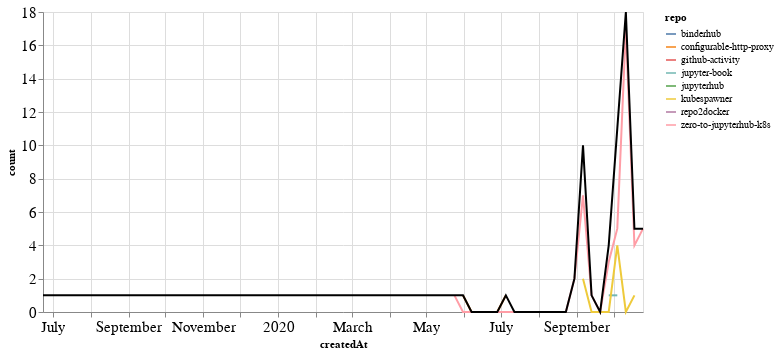

Notebook code cell kept with this figure:
### Markdown cell above
## PRs

### Code cell
prs_time = prs.groupby('repo').resample('W', on='createdAt').count()['author'].reset_index()
prs_time = prs_time.rename(columns={'author': 'count'})
prs_time_total = prs_time.groupby('createdAt').agg({"count": "sum"}).reset_index()

ch1 = alt.Chart(prs_time, width=600).mark_line().encode(
    x='createdAt',
    y='count',
    color='repo',
    tooltip="repo"
)

ch2 = alt.Chart(prs_time_total, width=600).mark_line(color="black").encode(
    x='createdAt',
    y='count',
)

ch1 + ch2

### Figure 1 — Vega-Lite specification as saved in the notebook (floating-point values rounded to 4 significant figures)
{"config": {"axisLeft": {"labelFontSize": 15}, "axisBottom": {"labelFontSize": 15}}, "layer": [{"data": {"name": "data-7aed6857cb5c687191303b19081b152d"}, "mark": "line", "encoding": {"color": {"type": "nominal", "field": "repo"}, "tooltip": {"type": "nominal", "field": "repo"}, "x": {"type": "temporal", "field": "createdAt"}, "y": {"type": "quantitative", "field": "count"}}, "width": 600}, {"data": {"name": "data-1f51646abc254cfa71a1a6f5a8d54ccb"}, "mark": {"type": "line", "color": "black"}, "encoding": {"x": {"type": "temporal", "field": "createdAt"}, "y": {"type": "quantitative", "field": "count"}}, "width": 600}], "$schema": "https://vega.github.io/schema/vega-lite/v4.8.1.json", "datasets": {"data-7aed6857cb5c687191303b19081b152d": [{"repo": "binderhub", "createdAt": "2020-09-06T00:00:00", "count": 1}, {"repo": "configurable-http-proxy", "createdAt": "2020-05-31T00:00:00", "count": 1}, {"repo": "configurable-http-proxy", "createdAt": "2020-06-07T00:00:00", "count": 0}, {"repo": "configurable-http-proxy", "createdAt": "2020-06-14T00:00:00", "count": 0}, {"repo": "configurable-http-proxy", "createdAt": "2020-06-21T00:00:00", "count": 0}, {"repo": "configurable-http-proxy", "createdAt": "2020-06-28T00:00:00", "count": 0}, {"repo": "configurable-http-proxy", "createdAt": "2020-07-05T00:00:00", "count": 1}, {"repo": "github-activity", "createdAt": "2020-10-11T00:00:00", "count": 1}, {"repo": "jupyter-book", "createdAt": "2020-09-27T00:00:00", "count": 1}, {"repo": "jupyter-book", "createdAt": "2020-10-04T00:00:00", "count": 1}, {"repo": "jupyterhub", "createdAt": "2020-10-04T00:00:00", "count": 1}, {"repo": "kubespawner", "createdAt": "2020-09-06T00:00:00", "count": 2}, {"repo": "kubespawner", "createdAt": "2020-09-13T00:00:00", "count": 0}, {"repo": "kubespawner", "createdAt": "2020-09-20T00:00:00", "count": 0}, {"repo": "kubespawner", "createdAt": "2020-09-27T00:00:00", "count": 0}, {"repo": "kubespawner", "createdAt": "2020-10-04T00:00:00", "count": 4}, {"repo": "kubespawner", "createdAt": "2020-10-11T00:00:00", "count": 0}, {"repo": "kubespawner", "createdAt": "2020-10-18T00:00:00", "count": 1}, {"repo": "repo2docker", "createdAt": "2019-06-23T00:00:00", "count": 1}, {"repo": "zero-to-jupyterhub-k8s", "createdAt": "2020-05-24T00:00:00", "count": 1}, {"repo": "zero-to-jupyterhub-k8s", "createdAt": "2020-05-31T00:00:00", "count": 0}, {"repo": "zero-to-jupyterhub-k8s", "createdAt": "2020-06-07T00:00:00", "count": 0}, {"repo": "zero-to-jupyterhub-k8s", "createdAt": "2020-06-14T00:00:00", "count": 0}, {"repo": "zero-to-jupyterhub-k8s", "createdAt": "2020-06-21T00:00:00", "count": 0}, {"repo": "zero-to-jupyterhub-k8s", "createdAt": "2020-06-28T00:00:00", "count": 0}, {"repo": "zero-to-jupyterhub-k8s", "createdAt": "2020-07-05T00:00:00", "count": 0}, {"repo": "zero-to-jupyterhub-k8s", "createdAt": "2020-07-12T00:00:00", "count": 0}, {"repo": "zero-to-jupyterhub-k8s", "createdAt": "2020-07-19T00:00:00", "count": 0}, {"repo": "zero-to-jupyterhub-k8s", "createdAt": "2020-07-26T00:00:00", "count": 0}, {"repo": "zero-to-jupyterhub-k8s", "createdAt": "2020-08-02T00:00:00", "count": 0}, {"repo": "zero-to-jupyterhub-k8s", "createdAt": "2020-08-09T00:00:00", "count": 0}, {"repo": "zero-to-jupyterhub-k8s", "createdAt": "2020-08-16T00:00:00", "count": 0}, {"repo": "zero-to-jupyterhub-k8s", "createdAt": "2020-08-23T00:00:00", "count": 0}, {"repo": "zero-to-jupyterhub-k8s", "createdAt": "2020-08-30T00:00:00", "count": 2}, {"repo": "zero-to-jupyterhub-k8s", "createdAt": "2020-09-06T00:00:00", "count": 7}, {"repo": "zero-to-jupyterhub-k8s", "createdAt": "2020-09-13T00:00:00", "count": 1}, {"repo": "zero-to-jupyterhub-k8s", "createdAt": "2020-09-20T00:00:00", "count": 0}, {"repo": "zero-to-jupyterhub-k8s", "createdAt": "2020-09-27T00:00:00", "count": 3}, {"repo": "zero-to-jupyterhub-k8s", "createdAt": "2020-10-04T00:00:00", "count": 5}, {"repo": "zero-to-jupyterhub-k8s", "createdAt": "2020-10-11T00:00:00", "count": 17}, {"repo": "zero-to-jupyterhub-k8s", "createdAt": "2020-10-18T00:00:00", "count": 4}, {"repo": "zero-to-jupyterhub-k8s", "createdAt": "2020-10-25T00:00:00", "count": 5}], "data-1f51646abc254cfa71a1a6f5a8d54ccb": [{"createdAt": "2019-06-23T00:00:00", "count": 1}, {"createdAt": "2020-05-24T00:00:00", "count": 1}, {"createdAt": "2020-05-31T00:00:00", "count": 1}, {"createdAt": "2020-06-07T00:00:00", "count": 0}, {"createdAt": "2020-06-14T00:00:00", "count": 0}, {"createdAt": "2020-06-21T00:00:00", "count": 0}, {"createdAt": "2020-06-28T00:00:00", "count": 0}, {"createdAt": "2020-07-05T00:00:00", "count": 1}, {"createdAt": "2020-07-12T00:00:00", "count": 0}, {"createdAt": "2020-07-19T00:00:00", "count": 0}, {"createdAt": "2020-07-26T00:00:00", "count": 0}, {"createdAt": "2020-08-02T00:00:00", "count": 0}, {"createdAt": "2020-08-09T00:00:00", "count": 0}, {"createdAt": "2020-08-16T00:00:00", "count": 0}, {"createdAt": "2020-08-23T00:00:00", "count": 0}, {"createdAt": "2020-08-30T00:00:00", "count": 2}, {"createdAt": "2020-09-06T00:00:00", "count": 10}, {"createdAt": "2020-09-13T00:00:00", "count": 1}, {"createdAt": "2020-09-20T00:00:00", "count": 0}, {"createdAt": "2020-09-27T00:00:00", "count": 4}, {"createdAt": "2020-10-04T00:00:00", "count": 11}, {"createdAt": "2020-10-11T00:00:00", "count": 18}, {"createdAt": "2020-10-18T00:00:00", "count": 5}, {"createdAt": "2020-10-25T00:00:00", "count": 5}]}}
